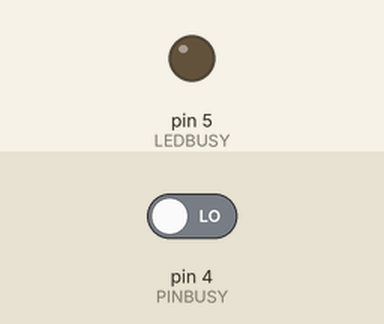
Simulated run of this sketch. Board: Arduino Nano, built with avr-gcc and run on an emulated ATmega328P. Parts: output pins drawn as LEDs (lit = HIGH). Inputs (shaded band) come from the test bench; at power-on: pin 4 (PINBUSY) LOW. The audio player accepts every command and is not drawn.

Above: at 0.6 s.
At 10.6 s:
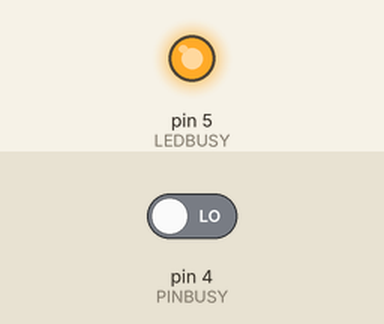
Timing chart, 0 to 12.1 s (numbered marks = the images above):
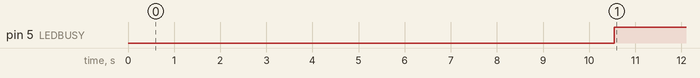

Measured:
- by itself, pin 5 (LEDBUSY): LOW → HIGH at 10.5 s

The sketch:

Arduino_Train_Son_DFPlayer_Prog_V1.ino
```cpp
/*
 Description: Programme V1 permettant la diffusion d'un son avec un DFPlayerMini
  Carte   : Arduino Nano
  DFPlayerMini (Mp3 TF 16P V3.0)

Librairies utilisées:DFRobotDFPlayerMini.h
                        https://github.com/DFRobot/DFRobotDFPlayerMini
                        SoftwareSerial.h

 Informations sites:    https://lasonotheque.org/dossier-62-fabriquer-boite-sons-arduino-dfplayer.html

                        https://docs.arduino.cc/learn/built-in-libraries/software-serial/

                        https://idehack.com/dfplayer-mp3-tf-16p-et-arduino/

                        https://lasonotheque.org/fabriquer-boite-sons-arduino-dfplayer_f62.html

                        https://wiki.dfrobot.com/DFPlayer_Mini_SKU_DFR0299#Connection_Diagram

                        https://wiki.dfrobot.com/DFPlayer_Mini_SKU_DFR0299

                        https://www.wikidebrouillard.org/wiki/Item:DFPlayer_Lecteur_MP3

  Auteur:  Christian Mercier
  Créé le: 03/03/2024
  62128 Boiry-Becquerelle France

*/

#include "SoftwareSerial.h"
#include "DFRobotDFPlayerMini.h"

const byte RXPIN = 2;
const byte TXPIN = 3;
SoftwareSerial mySerial(RXPIN, TXPIN);

DFRobotDFPlayerMini myDFPlayer;

const byte PINBUSY = 4;
const byte LEDBUSY = 5;
byte etatPinBusy= 0;
void setup()
{
  mySerial.begin(9600);
  Serial.begin(9600);

  if (!myDFPlayer.begin(mySerial))
    {
      Serial.println(F("Pb communication : verifier SDcard"));
      while(true);
    }

  myDFPlayer.setTimeOut(500);
  myDFPlayer.volume(5);
  myDFPlayer.play(1);

  pinMode(PINBUSY, INPUT);
  pinMode(LEDBUSY, OUTPUT);
  delay(10000);
}

void loop()
{
  etatPinBusy = digitalRead(PINBUSY);

  if(etatPinBusy == 1)
    {
      lecture();
    }

  if(etatPinBusy == 0)// Niveau bas en lecture, niveau haut en veille
    {
      digitalWrite(LEDBUSY,HIGH);
    }
  else
    {
      digitalWrite(LEDBUSY,LOW);
    }
}

void lecture()
{
  myDFPlayer.next();
  delay(500);
}
```
